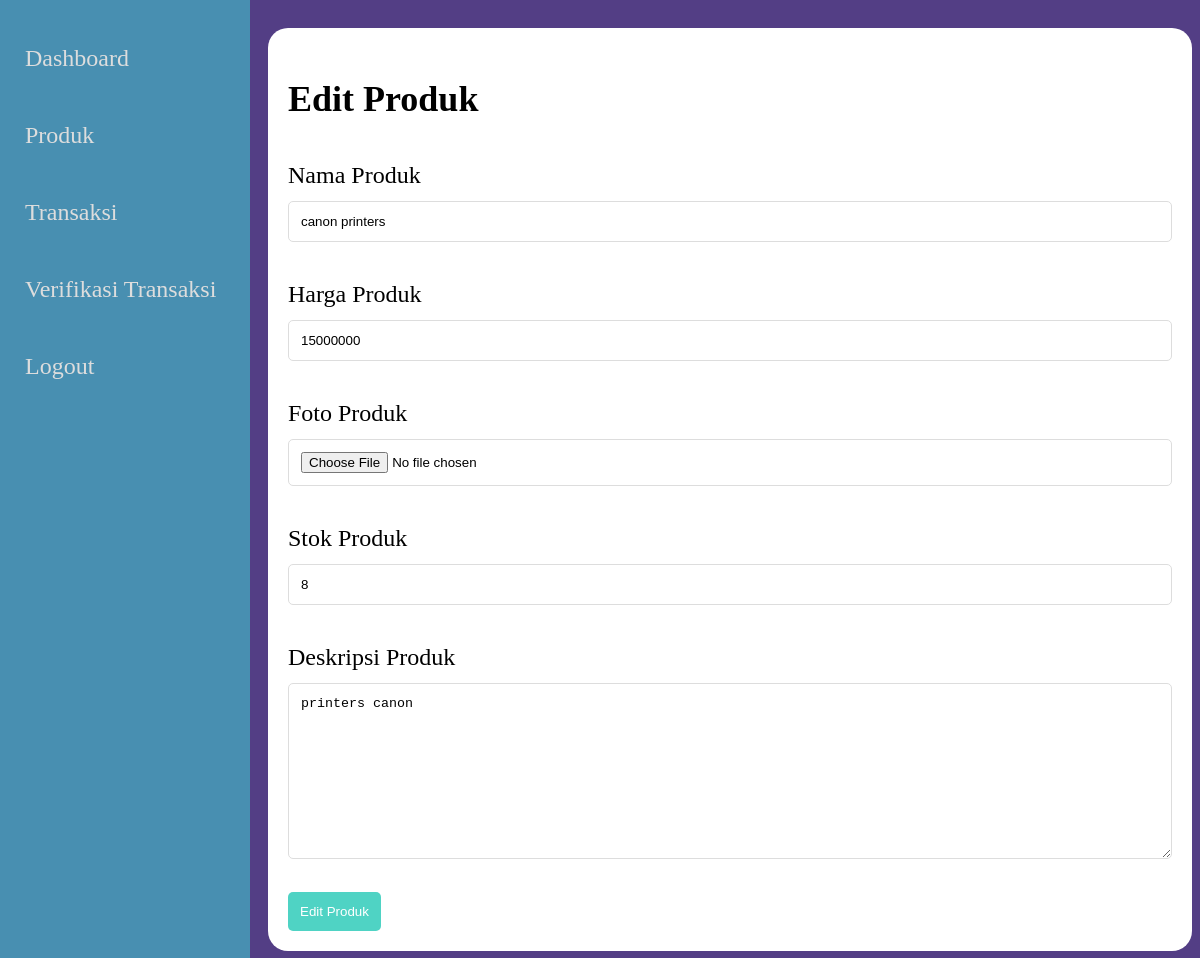
The page /admin/edit_produk.php?id=5 (signed in) on the database its author committed.
### tables this page shows
CREATE TABLE `produk` (
  `id_produk` int(11) NOT NULL,
  `nama_produk` varchar(100) NOT NULL,
  `harga_produk` varchar(100) NOT NULL,
  `foto_produk` text DEFAULT NULL,
  `stok_produk` varchar(100) NOT NULL,
  `deskripsi_produk` varchar(150) NOT NULL
);

### admin/functions.php (called while the page is built, shortened)
<?php
require '../koneksi.php';
function query($query){
    global $conn;
    $rows = [];
    $result = mysqli_query($conn, $query);
    while($row = mysqli_fetch_assoc($result)){
        $rows[] = $row;
    }
    return $rows;
}
?>

### admin/edit_produk.php (the view, shortened to what this page needs)
<?php
require 'functions.php';
$id = $_GET["id"];
$data = query("SELECT * FROM produk WHERE id_produk = $id")[0];
?>
<?php include '../layout/sidebar.php' ?>
<div class="main">
    <div class="box">
        <h2>Edit Produk</h2>
        <form method="POST" enctype="multipart/form-data">
            <label>Nama Produk</label>
            <input type="text" name="nama_produk" class="form-control"
            value="<?= $data['nama_produk']; ?>"><br /><br />
            <label>Harga Produk</label>
            <input type="text" name="harga_produk" class="form-control" value="<?= $data['harga_produk']; ?>"><br /><br />
            <label>Foto Produk</label>
            <input type="file" name="foto_produk" class="form-control" value="<?= $data['foto_produk']; ?>"><br /> <br />
            <label>Stok Produk</label>
            <input type="text" name="stok_produk" class="form-control" value="<?= $data["stok_produk"]; ?>"><br /><br />
            <label>Deskripsi Produk</label><br />
            <textarea name="deskripsi_produk" rows="10" class="form-control"><?= $data["deskripsi_produk"]; ?></textarea><br /> <br />
            <button type="submit" name="submit">Edit Produk</button>
        </form>
    </div>
</div>

### style/admin.css (style rules this page uses)
body { background: #533E85; }
.main { margin-left: 260px; padding-top: 20px; font-size: 24px; }
.box { height: 100%; padding: 20px; background: #ffffff; border-radius: 20px; }
label { padding: 12px 12px 12px 0; display: inline-block; }
.form-control { width: 100%; padding: 12px; border: 1px solid #ddd; border-radius: 5px; box-sizing: border-box; }
button { background: #4FD3C4; color: #ffffff; padding: 12px; border: none; border-radius: 5px; cursor: pointer; }

### rows shown on the page
produk: nama_produk "canon printers", harga_produk "15000000", stok_produk "8", deskripsi_produk "printers canon"
